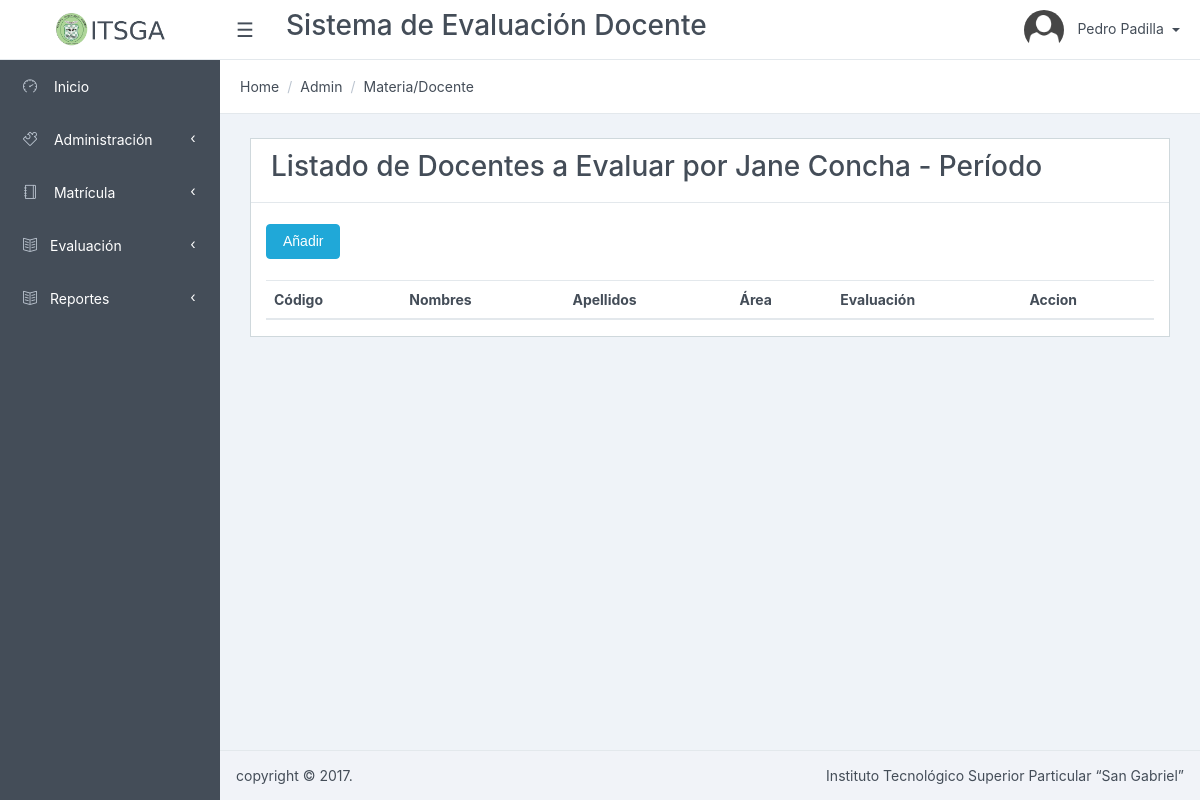
Page /Matricula/listarDocentes/5 (signed in) on the earlier database version.
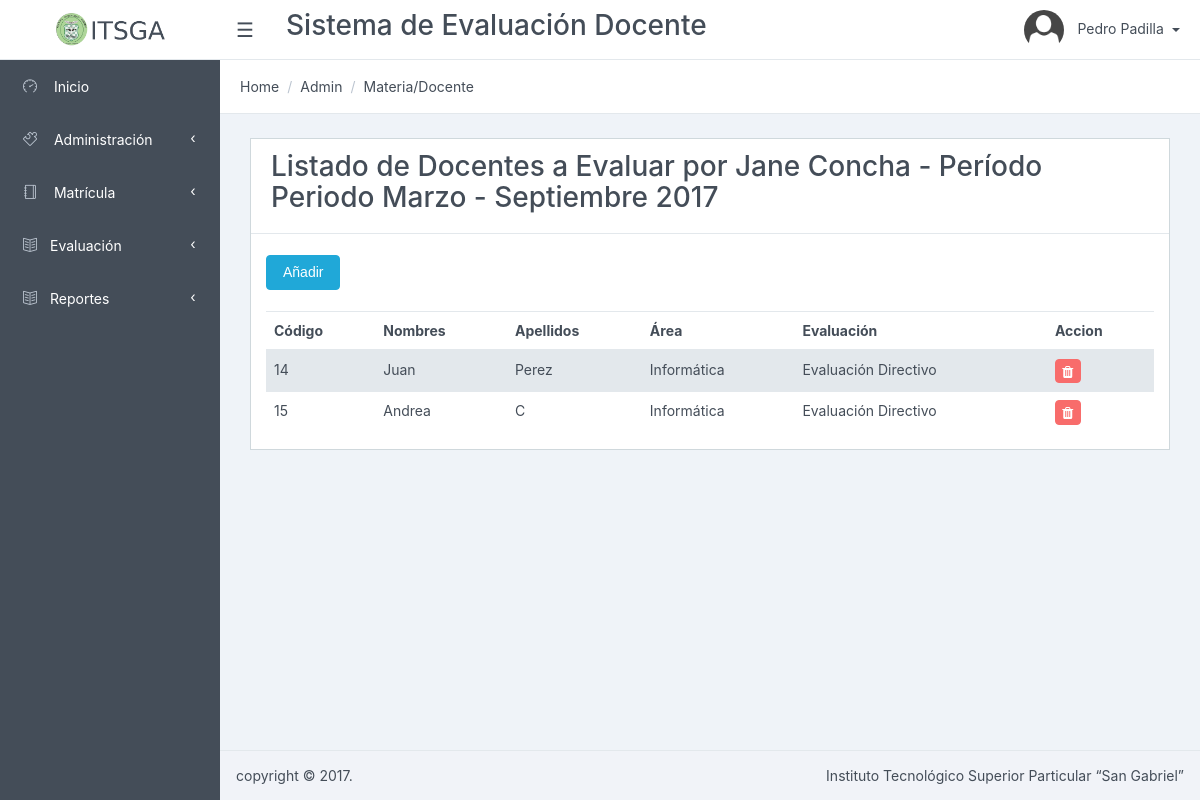
Same page on the later database version.
### tables this page shows
CREATE TABLE `periodo` (
  `periodo_id` int(11) NOT NULL AUTO_INCREMENT,
  `nombre` varchar(256) NOT NULL,
  `descripcion` varchar(512) DEFAULT NULL,
  `estado` tinyint(1) NOT NULL DEFAULT '1',
  PRIMARY KEY (`periodo_id`)
);

CREATE TABLE `usuario` (
  `usuario_id` int(11) NOT NULL AUTO_INCREMENT,
  `cedula` varchar(10) NOT NULL,
  `nombres` varchar(128) NOT NULL,
  `apellidos` varchar(128) NOT NULL,
  `password` varchar(45) NOT NULL,
  `direccion` varchar(512) DEFAULT NULL,
  `telefono` varchar(10) DEFAULT NULL,
  `celular` varchar(10) DEFAULT NULL,
  `email` varchar(512) DEFAULT NULL,
  `estado` tinyint(1) NOT NULL DEFAULT '1',
  `tipo_usuario_id` int(11) NOT NULL,
  `especialidad_id` int(11) DEFAULT NULL,
  PRIMARY KEY (`usuario_id`),
  KEY `fk_usuario_tipo_usuario` (`tipo_usuario_id`),
  CONSTRAINT `fk_usuario_tipo_usuario` FOREIGN KEY (`tipo_usuario_id`) REFERENCES `tipo_usuario` (`tipo_usuario_id`) ON DELETE NO ACTION ON UPDATE NO ACTION
);

CREATE TABLE `docente_evaluacion` (
  `docente_evaluacion_id` int(11) NOT NULL AUTO_INCREMENT,
  `administrativo_id` int(11) NOT NULL,
  `docente_id` int(11) NOT NULL,
  `evaluacion_id` int(11) NOT NULL,
  `periodo_id` int(11) NOT NULL,
  `fecha_evaluacion` date DEFAULT NULL,
  `activo` tinyint(4) NOT NULL DEFAULT '1',
  PRIMARY KEY (`docente_evaluacion_id`),
  KEY `fk_docente_evaluacion_1_idx` (`administrativo_id`),
  KEY `fk_docente_evaluacion_2_idx` (`docente_id`),
  KEY `fk_docente_evaluacion_3_idx` (`evaluacion_id`),
  KEY `fk_docente_evaluacion_4_idx` (`periodo_id`),
  CONSTRAINT `fk_docente_evaluacion_1` FOREIGN KEY (`administrativo_id`) REFERENCES `usuario` (`usuario_id`) ON DELETE NO ACTION ON UPDATE NO ACTION,
  CONSTRAINT `fk_docente_evaluacion_2` FOREIGN KEY (`docente_id`) REFERENCES `usuario` (`usuario_id`) ON DELETE NO ACTION ON UPDATE NO ACTION,
  CONSTRAINT `fk_docente_evaluacion_3` FOREIGN KEY (`evaluacion_id`) REFERENCES `evaluacion` (`evaluacion_id`) ON DELETE NO ACTION ON UPDATE NO ACTION,
  CONSTRAINT `fk_docente_evaluacion_4` FOREIGN KEY (`periodo_id`) REFERENCES `periodo` (`periodo_id`) ON DELETE NO ACTION ON UPDATE NO ACTION
);

CREATE TABLE `area` (
  `area_id` int(11) NOT NULL AUTO_INCREMENT,
  `nombre` varchar(45) NOT NULL,
  `descripcion` varchar(45) DEFAULT NULL,
  `estado` tinyint(1) DEFAULT '1',
  PRIMARY KEY (`area_id`)
);

CREATE TABLE `evaluacion` (
  `evaluacion_id` int(11) NOT NULL AUTO_INCREMENT,
  `nombre` varchar(256) NOT NULL,
  `descripcion` varchar(1024) NOT NULL,
  `estado` tinyint(1) NOT NULL DEFAULT '1',
  PRIMARY KEY (`evaluacion_id`)
);

### app/controllers/MatriculaController.php (called while the page is built, shortened)
<?php
require_once (PATH_MODELS . "/MatriculaModel.php");
class MatriculaController {
	public function listarDocentes(){
		$model = new MatriculaModel();
		$administrativo = $model->getAdministrativoById();
		$periodo = $model->getPeriodoActivo();
		$items = $model->getDocentes();
		require_once PATH_VIEWS."/Matricula/view.listDocentes.php";
	}
}

### index.php (called while the page is built, shortened)
<?php
if(isset($_GET['action'])){
	$redirect = ($_GET['action']!='')?$_GET['action']:"listar";
}
$controller = new $controllerName();
$controller->$redirect();
?>

### public/views/Matricula/index.php (called while the page is built, shortened)
<?php
require_once("../../../index.php");
?>

### app/models/MatriculaModel.php (called while the page is built, shortened)
<?php
require_once(PATH_MODELS."/BaseModel.php");
class MatriculaModel {
	public function getPeriodoActivo(){
		$model = new BaseModel();
		$sql = "select * from periodo
				where estado=1";
		return $model->execSql($sql, array(),true)[0];
	}
	public function getAdministrativoById(){
		$model = new BaseModel();
		$itemId = isset($_POST['id'])?$_POST['id']:$_GET['id'];
		$sql = "select *, usuario_id as id
				from usuario where tipo_usuario_id=4 and usuario_id=".$itemId;
		return $model->execSql($sql, array(),true)[0];
	}
	public function getDocentes()
	{
		$item = $_GET['id'];
		$model = new BaseModel();
		if($item > 0){
			$sql = "select de.docente_evaluacion_id, u.nombres, u.apellidos, e.nombre as area , ev.nombre as evaluacion
				from usuario as u
				inner join docente_evaluacion as de on de.docente_id = u.usuario_id
				inner join area as e on e.area_id = u.especialidad_id
				inner join periodo as p on p.periodo_id = de.periodo_id
				inner join evaluacion as ev on ev.evaluacion_id = de.evaluacion_id
				where p.estado = 1 and de.administrativo_id=".$item;
			$result = $model->execSql($sql, array(), true);
		}
		return $result;
	}
}

### app/models/BaseModel.php (called while the page is built, shortened)
<?php
class BaseModel {
	private $pdo;
	private function openConexion() {
		try {
			$this->pdo = new PDO ( 'mysql:host=' . HOSTNAME_DATABASE . ';dbname=' . DATABASE . ';charset=utf8', USERNAME, PASSWORD );
			$this->pdo->setAttribute ( PDO::ATTR_ERRMODE, PDO::ERRMODE_EXCEPTION );
		} catch ( Exception $e ) {
			die ( $e->getMessage () );
		}
	}
	private function closeConexion() {
		$this->pdo = null;
	}
	public function execSql($sql, $parameters, $list = false, $obtainId = false) {
		try {
			$stm = $this->pdo->prepare ( $sql );
			$stm->execute ( $parameters );
			if ($obtainId) {
				$result = $this->pdo->lastInsertId ();
			} else {
				if ($list) {
					$result = $stm->fetchAll ( PDO::FETCH_OBJ );
				} else {
					$result = $stm->fetch ( PDO::FETCH_OBJ );
				}
			}
		} catch ( Exception $e ) {
			die ( $e->getMessage () );
		}
		return $result;
	}
}

### public/views/Matricula/view.listDocentes.php (the view, shortened to what this page needs)
<?php include_once PATH_TEMPLATE.'/header.php';?>
<div class="card">
<div class="card-header">
    	<h3>Listado de Docentes a Evaluar por <?php echo $administrativo->nombres.' '.$administrativo->apellidos?> - Período <?php echo $periodo->nombre;?></h3>
</div>
<form id="frmItem" method="post" action="../guardar/">
	<br>
	<div class="col-lg-12">
		 <button type="button" data-id="<?php echo $administrativo->id;?>" class="btn btn-primary" data-toggle="modal" data-target="#myModal">
          	Añadir
         </button>
	</div>
	<br>
	<div class="form-group col-sm-12">
		<table class="table table-striped" id="dataTables-example">
			<thead>
				<tr>
					<th>Código</th>
					<th>Nombres</th>
					<th>Apellidos</th>
					<th>Área</th>
					<th>Evaluaci&oacute;n</th>
					<th>Accion</th>
				</tr>
			</thead>
    		<tbody>
		    		<?php
						if(count($items)>0){
							foreach ($items as $item){
							$id = $item->docente_evaluacion_id. '-'.$administrativo->id;
								?>
							<tr>
								<td><?php echo $item->docente_evaluacion_id;?></td>
								<td><?php echo $item->nombres;?></td>
								<td><?php echo $item->apellidos;?></td>
								<td><?php echo $item->area;?></td>
								<td><?php echo $item->evaluacion;?></td>
								<td><?php echo "<a href='javascript:if(confirm(\"Est\u00e1 seguro que desea eliminar el elemento seleccionado?\")){redirect2(\"$id\");}' class='btn btn-danger btn-sm' title='Eliminar'><i class='fa fa-trash'></i></a>"; ?>
								</td>
							</tr>
					<?php 	}
						 }?>
			</tbody>
		</table>
	</div>
</form>
<?php include_once PATH_TEMPLATE.'/footer.php';?>
<link href="<?php echo PATH_CSS; ?>/dataTables.bootstrap.css" rel="stylesheet">
<link href="<?php echo PATH_CSS; ?>/bootstrapValidator.min.css" rel="stylesheet">
</body>
</html>

Differences in the rows shown:
added periodo: nombre "Periodo Marzo - Septiembre 2017"
now on this page (row edited): usuario: docente_evaluacion.docente_evaluacion_id "14", nombres "Juan", apellidos "Perez", area.nombre "Informática", evaluacion.nombre "Evaluación Directivo"
now on this page (row edited): usuario: docente_evaluacion.docente_evaluacion_id "15", nombres "Andrea", apellidos "C", area.nombre "Informática", evaluacion.nombre "Evaluación Directivo"
